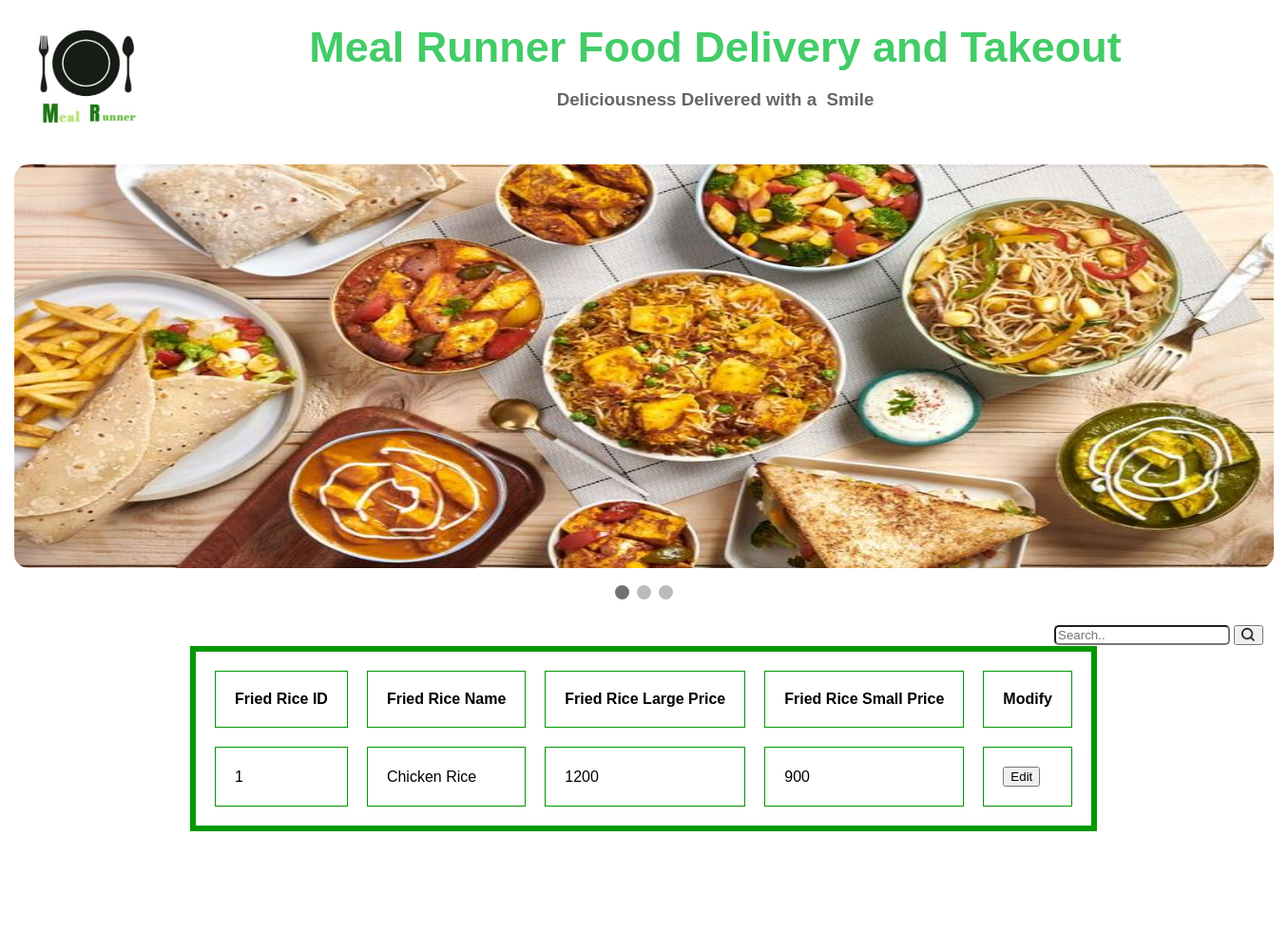
Screenshot of /rice.php with the database file from the repository.
### tables this page shows
CREATE TABLE IF NOT EXISTS `fried_rice` (
  `R_id` int(11) NOT NULL AUTO_INCREMENT,
  `R_name` varchar(30) DEFAULT NULL,
  `Lprice` int(11) DEFAULT NULL,
  `Sprice` int(11) NOT NULL,
  PRIMARY KEY (`R_id`)
);

### rice.php (the view, shortened to what this page needs)
<!DOCTYPE html PUBLIC "-//W3C//DTD XHTML 1.0 Transitional//EN" "http://www.w3.org/TR/xhtml1/DTD/xhtml1-transitional.dtd">
<html xmlns="http://www.w3.org/1999/xhtml">
<head><link rel="stylesheet" type="text/css" href="adminfood.css"/>
<link rel="stylesheet" href="https://cdnjs.cloudflare.com/ajax/libs/font-awesome/4.7.0/css/font-awesome.min.css">
</head>
<body>
	<div id="mai">
			<div id="logo">
             <img src="Backgrounds/478d7088-b22f-49a9-96ae-3f4aa470643a.jpeg" class="lg">
            </div>
			<div id="mainh">
            	   <div class="mainhsub">
					<p ><h2 id="topic">Meal Runner Food Delivery and Takeout</h2><br><h3 id="subtop">Deliciousness Delivered with a 					Smile</h3></p>
				  </div>
			</div>
       <div class="slideshow-container2">
            <div class="mySlides2 fade2">
              <img class="im" src="user home photo/a69dd445cc32cc3ad5184861561c1559.jpg" >
            </div>
	</div>
<br>
    <div style="text-align:center">
      <span class="dot"></span>
      <span class="dot"></span>
      <span class="dot"></span>
    </div>
            <div id="contl">
            	 <div id="bodytop">
     <div id="bodytopL">
     </div>
    <div id="bodytopR">
    <form action="">
    <table>
    <tr>
    <td>
      <input type="text" placeholder="Search.." name="search" class="srch">
      </td>
      <td>
      <button type="submit"><img src="Backgrounds/3031293.png" class="sim"></button>
      </td>
    </tr>
     </table>
    </form>
    </div>
    <div>
    	<?php
	include"connect.php";
	$sql="SELECT * FROM fried_rice";
	$result=mysqli_query($conn,$sql);
	if(mysqli_num_rows($result)>0)
	{ echo'<table border="6" cellspacing="20" cellpadding="20" align="center" bordercolor="#009900">
	<tr>
		<td><b>Fried Rice ID</b></td>
		<td><b>Fried Rice Name</b></td>
		<td><b>Fried Rice Large Price</b></td>
		<td><b>Fried Rice Small Price</b></td>
		<td><b>Modify</b></td>
	</tr>';
		while($row=mysqli_fetch_assoc($result))
		{
			 echo'<tr>'.'<td>'.$row['R_id'].'</td>'.'<td>'.$row['R_name'].'</td>'.'<td>'.$row['Lprice'].'</td><td>'.$row['Sprice'].'</td>'.'<td>'.'<button onclick="location.href='."'editrice.php ? Id=".$row['R_id']."'".'">Edit</button>'.'</td>'.'</tr>';
		}
		echo'</table>';
	}
?>
		<div id="ftr">
        </div>
        </div>
</body>
</html>

### adminfood.css (style rules this page uses)
body { background-color:; }
#mai { width:1325px; height:auto; background-color:white; margin:auto; border-radius: 10px; padding:0px; }
#logo { width:150px; height:150px; float:left; background-color:gray; }
#mainh { width:1175px; height:150px; float:left; background-color:#FFF; margin:auto; margin-bottom:15px; border-radius: 10px; }
.mainhsub { width:1175px; height:120px; float:left; background-color:#fff; margin:auto; font-family:"Trebuchet MS", Arial, Helvetica, sans-serif; color:Black; border-radius: 10px; }
#topic { padding-top:0px; margin:0px; text-align:center; font-size:45px; color:#43cc68; }
#subtop { padding-top:0px; margin:0px; text-align:center; color:#666; }
* { box-sizing: border-box; }
body { font-family: Verdana, sans-serif; }
.mySlides2 { display: none; }
img { vertical-align: middle; }
.slideshow-container2 { max-width: 1325px; position: relative; margin: auto; }
.dot { height: 15px; width: 15px; margin: 0 2px; background-color: #bbb; border-radius: 50%; display: inline-block; transition: background-color 0.6s ease; }
.active { background-color: #717171; }
.fade2 { animation-name: fade; animation-duration: 1.5s; }
.im { width:1325px; height:425px; border-radius: 15px; }
#contl { width:1300px; height:auto; background-color:#; margin-top:20px; margin-left:12px; float:left; }
#ftr { width:1325px; height:100px; background-color:#FFF; margin-top:25px; margin-bottom:25px; }
.sim { height:15px; width:15px; border-radius:5px; }
.srch { border-radius:5px; }
#bodytop { width:1300px; height:25px; background-color:; }
#bodytopL { width:1079px; height:25px; float:left; background-color:; }
#bodytopR { width:220px; height:25px; float:left; background:; }
.lg { height:150px; width:150px; }

### rows the page displays
fried_rice: R_id "1", R_name "Chicken Rice", Lprice "1200", Sprice "900"
